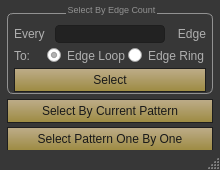
<?xml version="1.0" encoding="UTF-8"?>
<ui version="4.0">
 <class>ldmt_nEdgeSelector</class>
 <widget class="QMainWindow" name="ldmt_nEdgeSelector">
  <property name="geometry">
   <rect>
    <x>0</x>
    <y>0</y>
    <width>220</width>
    <height>170</height>
   </rect>
  </property>
  <property name="minimumSize">
   <size>
    <width>220</width>
    <height>170</height>
   </size>
  </property>
  <property name="maximumSize">
   <size>
    <width>220</width>
    <height>170</height>
   </size>
  </property>
  <property name="windowTitle">
   <string>N Edge Selector</string>
  </property>
  <property name="styleSheet">
   <string notr="true">QMainWindow{
background-color: rgb(55,55,55);
}
*{
color:rgb(175,175,175);
}</string>
  </property>
  <widget class="QWidget" name="centralwidget">
   <property name="minimumSize">
    <size>
     <width>220</width>
     <height>150</height>
    </size>
   </property>
   <property name="maximumSize">
    <size>
     <width>220</width>
     <height>150</height>
    </size>
   </property>
   <property name="styleSheet">
    <string notr="true">QWidget#centralwidget{background-color: rgb(55,55,55);}
</string>
   </property>
   <layout class="QGridLayout" name="gridLayout">
    <property name="leftMargin">
     <number>7</number>
    </property>
    <property name="topMargin">
     <number>7</number>
    </property>
    <property name="rightMargin">
     <number>7</number>
    </property>
    <property name="bottomMargin">
     <number>0</number>
    </property>
    <property name="spacing">
     <number>4</number>
    </property>
    <item row="4" column="0">
     <widget class="QPushButton" name="btn_selectByPattern">
      <property name="sizePolicy">
       <sizepolicy hsizetype="Preferred" vsizetype="Fixed">
        <horstretch>0</horstretch>
        <verstretch>0</verstretch>
       </sizepolicy>
      </property>
      <property name="minimumSize">
       <size>
        <width>0</width>
        <height>24</height>
       </size>
      </property>
      <property name="maximumSize">
       <size>
        <width>16777215</width>
        <height>22</height>
       </size>
      </property>
      <property name="font">
       <font>
        <family>Segoe UI</family>
       </font>
      </property>
      <property name="cursor">
       <cursorShape>PointingHandCursor</cursorShape>
      </property>
      <property name="statusTip">
       <string>Ignoring number, select by current pattern.</string>
      </property>
      <property name="styleSheet">
       <string notr="true">QPushButton{ 
 border:1px solid rgb(30,30,30);
background-color: qlineargradient(spread:pad, x1:1, y1:1, x2:1, y2:0, stop:0 rgba(165, 145,65, 235), stop:1 rgba(215, 195, 155, 215));
color:rgb(25,25,25);}

QPushButton:hover{ 
 border:1px solid rgb(30,30,30);
background-color: qlineargradient(spread:pad, x1:1, y1:1, x2:1, y2:0, stop:0 rgba(175, 164, 85, 255), stop:1 rgba(225, 215, 175, 255));
color:rgb(25,25,25);}

QPushButton:pressed{ 
 border:1px solid rgb(30,30,30);
background-color: qlineargradient(spread:pad, x1:1, y1:1, x2:1, y2:0, stop:0 rgba(215, 195, 155, 215), stop:1 rgba(165, 145,65, 235));
color:rgb(25,25,25);}</string>
      </property>
      <property name="text">
       <string>Select By Current Pattern</string>
      </property>
     </widget>
    </item>
    <item row="0" column="0">
     <widget class="QGroupBox" name="groupBox_deformer">
      <property name="sizePolicy">
       <sizepolicy hsizetype="Preferred" vsizetype="Preferred">
        <horstretch>0</horstretch>
        <verstretch>0</verstretch>
       </sizepolicy>
      </property>
      <property name="minimumSize">
       <size>
        <width>0</width>
        <height>0</height>
       </size>
      </property>
      <property name="maximumSize">
       <size>
        <width>16777215</width>
        <height>16777215</height>
       </size>
      </property>
      <property name="font">
       <font>
        <family>Segoe UI</family>
        <pointsize>7</pointsize>
       </font>
      </property>
      <property name="styleSheet">
       <string notr="true">*.QGroupBox {
    background-style:None;
	margin-top:6px;
	border:1px solid rgb(145,145,145);
	padding: 2px 1px 1px 1px;
	border-radius: 6px;
}

*.QGroupBox::title {
    background-style: None;
	top:-9px;
	subcontrol-position: top center;
	color: rgb(145,145,145);
}</string>
      </property>
      <property name="title">
       <string>Select By Edge Count</string>
      </property>
      <layout class="QGridLayout" name="gridLayout_2">
       <property name="leftMargin">
        <number>4</number>
       </property>
       <property name="topMargin">
        <number>1</number>
       </property>
       <property name="rightMargin">
        <number>4</number>
       </property>
       <property name="bottomMargin">
        <number>4</number>
       </property>
       <property name="spacing">
        <number>3</number>
       </property>
       <item row="1" column="0">
        <layout class="QHBoxLayout" name="horizontalLayout_2">
         <item>
          <widget class="QLabel" name="label_2">
           <property name="minimumSize">
            <size>
             <width>30</width>
             <height>0</height>
            </size>
           </property>
           <property name="maximumSize">
            <size>
             <width>30</width>
             <height>16777215</height>
            </size>
           </property>
           <property name="text">
            <string>To:</string>
           </property>
          </widget>
         </item>
         <item>
          <widget class="QRadioButton" name="btn_edgeLoop">
           <property name="sizePolicy">
            <sizepolicy hsizetype="Preferred" vsizetype="Fixed">
             <horstretch>0</horstretch>
             <verstretch>0</verstretch>
            </sizepolicy>
           </property>
           <property name="statusTip">
            <string>Select along edge loop.</string>
           </property>
           <property name="text">
            <string>Edge Loop</string>
           </property>
           <property name="checked">
            <bool>true</bool>
           </property>
          </widget>
         </item>
         <item>
          <widget class="QRadioButton" name="btn_edgeRing">
           <property name="sizePolicy">
            <sizepolicy hsizetype="Preferred" vsizetype="Fixed">
             <horstretch>0</horstretch>
             <verstretch>0</verstretch>
            </sizepolicy>
           </property>
           <property name="statusTip">
            <string>Select along edge ring.</string>
           </property>
           <property name="text">
            <string>Edge Ring</string>
           </property>
           <property name="checked">
            <bool>false</bool>
           </property>
          </widget>
         </item>
        </layout>
       </item>
       <item row="0" column="0">
        <layout class="QHBoxLayout" name="horizontalLayout">
         <item>
          <widget class="QLabel" name="label">
           <property name="text">
            <string>Every  </string>
           </property>
          </widget>
         </item>
         <item>
          <widget class="QLineEdit" name="text_nCount">
           <property name="sizePolicy">
            <sizepolicy hsizetype="Expanding" vsizetype="Fixed">
             <horstretch>0</horstretch>
             <verstretch>0</verstretch>
            </sizepolicy>
           </property>
           <property name="minimumSize">
            <size>
             <width>80</width>
             <height>0</height>
            </size>
           </property>
           <property name="maximumSize">
            <size>
             <width>180</width>
             <height>16777215</height>
            </size>
           </property>
           <property name="statusTip">
            <string>Input the internal edge count.</string>
           </property>
           <property name="styleSheet">
            <string notr="true">border-radius: 4px;
border:1px solid rgb(30,30,30);
background-color: rgb(30,30,30, 215);
color:rgb(175,175,175);</string>
           </property>
          </widget>
         </item>
         <item>
          <widget class="QLabel" name="label_3">
           <property name="text">
            <string>   Edge</string>
           </property>
          </widget>
         </item>
        </layout>
       </item>
       <item row="2" column="0">
        <widget class="QPushButton" name="btn_selectByEdgeCount">
         <property name="sizePolicy">
          <sizepolicy hsizetype="Preferred" vsizetype="Fixed">
           <horstretch>0</horstretch>
           <verstretch>0</verstretch>
          </sizepolicy>
         </property>
         <property name="minimumSize">
          <size>
           <width>0</width>
           <height>24</height>
          </size>
         </property>
         <property name="maximumSize">
          <size>
           <width>16777215</width>
           <height>22</height>
          </size>
         </property>
         <property name="font">
          <font>
           <family>Segoe UI</family>
          </font>
         </property>
         <property name="cursor">
          <cursorShape>PointingHandCursor</cursorShape>
         </property>
         <property name="statusTip">
          <string>Select by edge count.</string>
         </property>
         <property name="styleSheet">
          <string notr="true">QPushButton{ 
 border:1px solid rgb(30,30,30);
background-color: qlineargradient(spread:pad, x1:1, y1:1, x2:1, y2:0, stop:0 rgba(165, 145,65, 235), stop:1 rgba(215, 195, 155, 215));
color:rgb(25,25,25);}

QPushButton:hover{ 
 border:1px solid rgb(30,30,30);
background-color: qlineargradient(spread:pad, x1:1, y1:1, x2:1, y2:0, stop:0 rgba(175, 164, 85, 255), stop:1 rgba(225, 215, 175, 255));
color:rgb(25,25,25);}

QPushButton:pressed{ 
 border:1px solid rgb(30,30,30);
background-color: qlineargradient(spread:pad, x1:1, y1:1, x2:1, y2:0, stop:0 rgba(215, 195, 155, 215), stop:1 rgba(165, 145,65, 235));
color:rgb(25,25,25);}</string>
         </property>
         <property name="text">
          <string>Select</string>
         </property>
        </widget>
       </item>
      </layout>
     </widget>
    </item>
    <item row="6" column="0">
     <widget class="QPushButton" name="btn_selectOneByOne">
      <property name="sizePolicy">
       <sizepolicy hsizetype="Preferred" vsizetype="Fixed">
        <horstretch>0</horstretch>
        <verstretch>0</verstretch>
       </sizepolicy>
      </property>
      <property name="minimumSize">
       <size>
        <width>0</width>
        <height>24</height>
       </size>
      </property>
      <property name="maximumSize">
       <size>
        <width>16777215</width>
        <height>22</height>
       </size>
      </property>
      <property name="font">
       <font>
        <family>Segoe UI</family>
       </font>
      </property>
      <property name="cursor">
       <cursorShape>PointingHandCursor</cursorShape>
      </property>
      <property name="statusTip">
       <string>Select current pattern one by one.</string>
      </property>
      <property name="styleSheet">
       <string notr="true">QPushButton{ 
 border:1px solid rgb(30,30,30);
background-color: qlineargradient(spread:pad, x1:1, y1:1, x2:1, y2:0, stop:0 rgba(165, 145,65, 235), stop:1 rgba(215, 195, 155, 215));
color:rgb(25,25,25);}

QPushButton:hover{ 
 border:1px solid rgb(30,30,30);
background-color: qlineargradient(spread:pad, x1:1, y1:1, x2:1, y2:0, stop:0 rgba(175, 164, 85, 255), stop:1 rgba(225, 215, 175, 255));
color:rgb(25,25,25);}

QPushButton:pressed{ 
 border:1px solid rgb(30,30,30);
background-color: qlineargradient(spread:pad, x1:1, y1:1, x2:1, y2:0, stop:0 rgba(215, 195, 155, 215), stop:1 rgba(165, 145,65, 235));
color:rgb(25,25,25);}</string>
      </property>
      <property name="text">
       <string>Select Pattern One By One</string>
      </property>
     </widget>
    </item>
   </layout>
  </widget>
  <widget class="QStatusBar" name="statusbar">
   <property name="styleSheet">
    <string notr="true">QStatusBar{

}</string>
   </property>
  </widget>
 </widget>
 <resources/>
 <connections/>
</ui>
